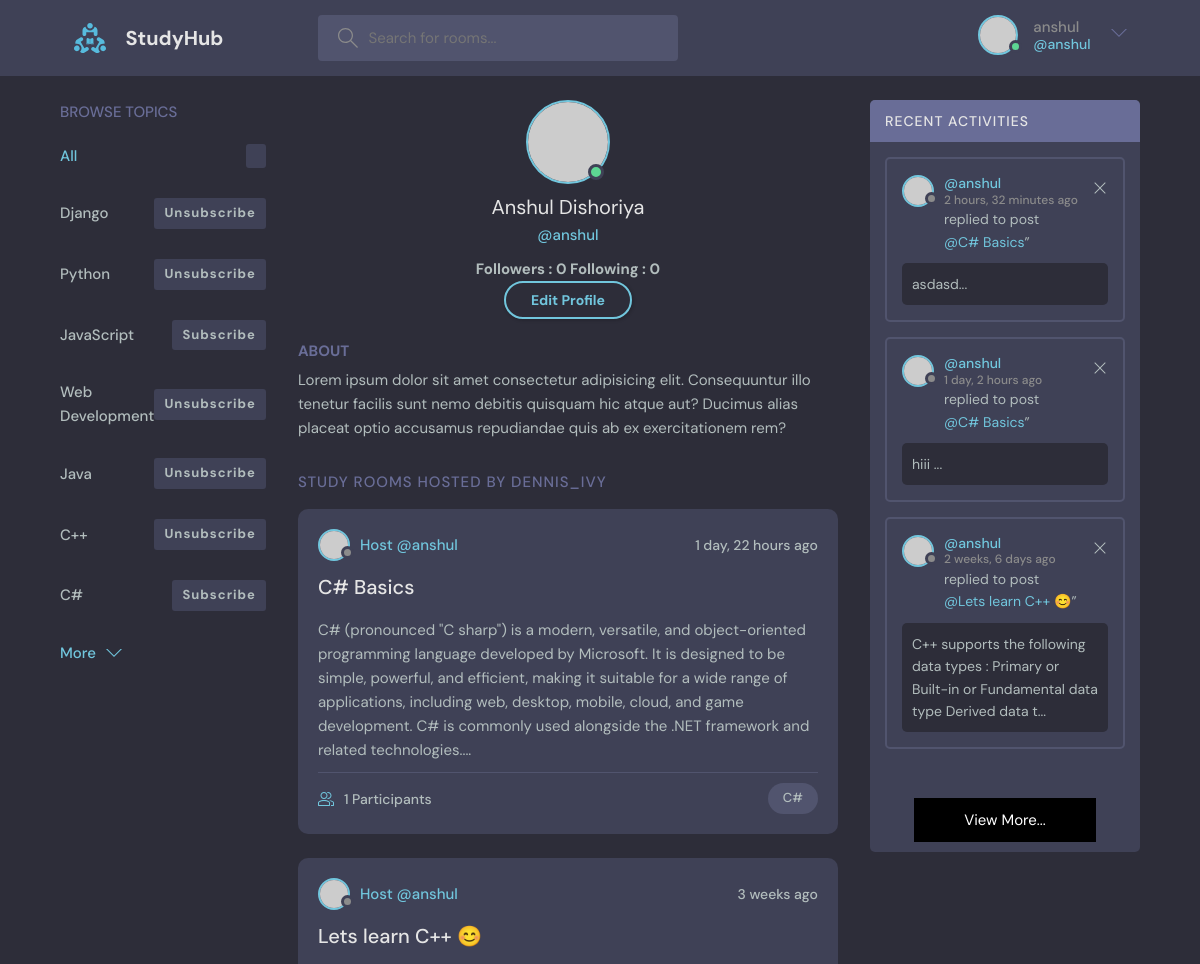
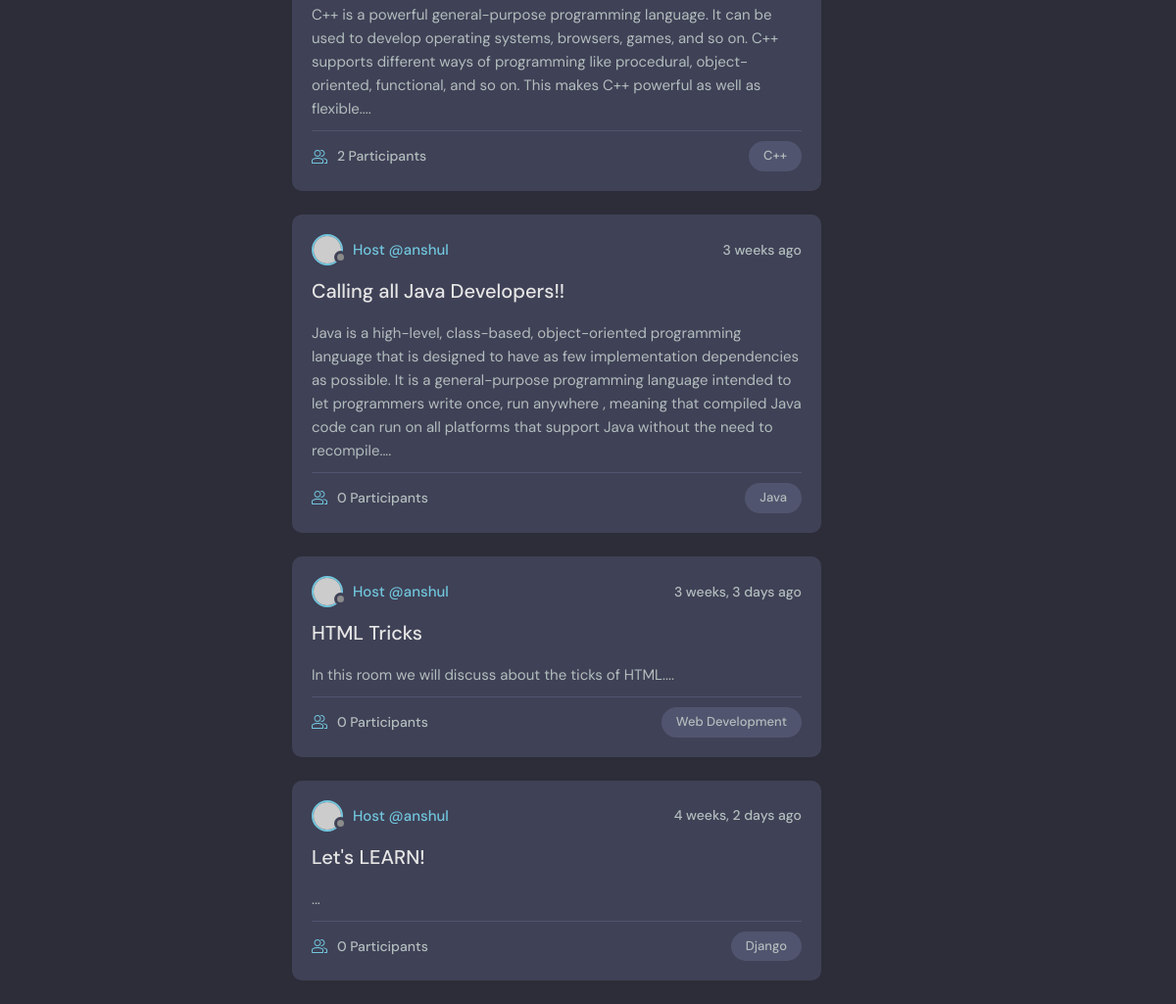
Page /user-profile/2 (signed in) on the committed database (2 pictures, top to bottom).
### base/models.py (models this page shows, shortened)
class Topic(models.Model):
    name = models.CharField(max_length=100)
    subscribe  = models.ManyToManyField(User, related_name='subscribe', blank=True)
    def __str__(self):
        return self.name

class Room(models.Model):
    host = models.ForeignKey(User , on_delete=models.SET_NULL , null=True)
    topic =models.ForeignKey(Topic , on_delete=models.SET_NULL , null=True )
    name = models.CharField(max_length=200)
    description = models.TextField(null=True , blank=True)
    participants = models.ManyToManyField(User , related_name='participants' ,blank=True)
    updated = models.DateTimeField(auto_now=True)
    created = models.DateTimeField(auto_now_add=True)
    class Meta:
        ordering = ['-updated' , '-created']

class Message(models.Model):
    user = models.ForeignKey( User, on_delete=models.CASCADE)
    room =  models.ForeignKey(Room , on_delete=models.CASCADE)
    body = models.TextField()
    updated = models.DateTimeField(auto_now=True)
    created = models.DateTimeField(auto_now_add=True)
    likes = models.ManyToManyField(User , related_name='likes' ,blank=True)
    class Meta:
        ordering = ['-updated' , '-created']
    def __str__(self):
        return self.body[:100]

### base/views.py (the view)
def userProfile(request , pk):# here pk = primary key to identify the user
    user = User.objects.get(id=pk)
    rooms = user.room_set.all()
    user_followers = UserFollowers.objects.filter(myFollower=user)
    user_followings = UserFollowing.objects.filter(myFollowing=user)
    is_following = True if UserFollowing.objects.filter(myFollowing=request.user , following=user) else False
    room_messages = user.message_set.all()
    context = {'user':user , 'rooms':rooms ,'is_following' :is_following,
        'room_messages':room_messages , 'user_followers':user_followers ,
          'user_followings':user_followings }
    get_topics(request , context)
    return render(request , 'base/profile.html' ,context)

### base/utils.py (called while the page is built)
def get_topics(request , context ,topics=None):
    all_topics = topics if topics else Topic.objects.all()[:7]
    topics = {}
    for tpc in all_topics:
        topics[tpc.id] = {'name':tpc ,'is_subscribed':False}
        if request.user.is_authenticated and tpc.subscribe.filter(id=request.user.id):
            topics[tpc.id]['is_subscribed'] = True
    context['topics']=topics

### base/templates/base/profile.html (shortened to what this page needs)
{% extends 'main.html' %}
{% block content %}
<main class="profile-page layout layout--3">
    <div class="container">
        {% include 'base/topics_component.html' %}
        <div class="roomList">
            <div class="profile">
                <div class="profile__avatar">
                    <div class="avatar avatar--large active">
                        <img src="https://randomuser.me/api/portraits/men/11.jpg" />
                    </div>
                </div>
                <div class="profile__info">
                    <h3>{{user.first_name}} {{user.last_name}}</h3>
                    <p>@{{user.username}}</p>
                    <h4>Followers : {{user_followers.count}}      Following : {{user_followings.count}}</h4>
                    {% if user == request.user %}
                        <a href="{% url 'update-user' %}" class="btn btn--main btn--pill">Edit Profile</a>
                    {% endif %}
                </div>
                <div class="profile__about">
                    <h3>About</h3>
                    <p>
                        Lorem ipsum dolor sit amet consectetur adipisicing elit. Consequuntur illo tenetur
                        facilis sunt nemo debitis quisquam hic atque aut? Ducimus alias placeat optio
                        accusamus repudiandae quis ab ex exercitationem rem?
                    </p>
                </div>
            </div>
            <div class="roomList__header">
                <div>
                    <h2>Study Rooms Hosted by dennis_ivy</a>
                    </h2>
                </div>
            </div>
            {% include 'base/feed_component.html' %}
        </div>
        {% include 'base/activity_component.html' %}
    </div>
</main>
{% endblock content %}

### templates/navbar.html (shortened to what this page needs)
{% load static %}
<header class="header header--loggedIn">
    <div class="container">
      <a href="{% url 'home' %}" class="header__logo">
        <img src="{% static 'images/logo.svg' %}" />
        <h1>StudyHub</h1>
      </a>
      <form class="header__search" method="POST" action="{% url 'home' %}" >
        <label>
          <input type="text" name="q" placeholder="Search for rooms..." />
        </label>
      </form>
      <nav class="header__menu">
        {% if request.user.is_authenticated  %}
        <div class="header__user">
          <a href="{% url 'user-profile' request.user.id %}">
            <div class="avatar avatar--medium active">
              <img src="https://randomuser.me/api/portraits/men/37.jpg" />
            </div>
            <p>{{request.user.username}}<span>@{{request.user.username}}</span></p>
          </a>
          <button class="dropdown-button">
            <svg version="1.1" xmlns="http://www.w3.org/2000/svg" width="32" height="32" viewBox="0 0 32 32">
              <title>chevron-down</title>
              <path d="M16 21l-13-13h-3l16 16 16-16h-3l-13 13z"></path>
            </svg>
          </button>
        </div>
        {% endif %}
      </nav>
    </div>
  </header>

### base/templates/base/topics_component.html (shortened to what this page needs)
<div class="topics">
  <div class="topics__header">
    <h2>Browse Topics</h2>
  </div>
  <ul class="topics__list">
    <li class="flex">
      <a href="{% url 'home' %}" class="active">All <span>{{topics.count}}</span></a>
    </li>
    {% for topic_id , topic_data in topics.items %}
      <li style="display: flex; justify-content: space-between; align-items: center;">
        <a href="{% url 'home' %}?q={{topic_data.name}}" style="text-decoration: none;">{{topic_data.name}} {{topic_data.room_set.all.count}}</a>
        <a  href="{% url 'subscribe-topic' topic_id %}" style="text-decoration: none;">
          <span>
            {% if topic_data.is_subscribed %}
              Unsubscribe
            {% else %}
              Subscribe
            {% endif %}
        </span></a>
      </li>
    {% endfor %}
  </ul>
  <a class="btn btn--link" href="{% url 'browse-topics' %}">
    More
    <svg
      version="1.1"
      xmlns="http://www.w3.org/2000/svg"
      width="32"
      height="32"
      viewBox="0 0 32 32"
    >
      <title>chevron-down</title>
      <path d="M16 21l-13-13h-3l16 16 16-16h-3l-13 13z"></path>
    </svg>
  </a>
</div>

### base/templates/base/feed_component.html (shortened to what this page needs)
{% for room in rooms %}
<div class="roomListRoom">
  <div class="roomListRoom__header">
    <a href="{% url 'user-profile' room.host.id %}" class="roomListRoom__author">
      <div class="avatar avatar--small">
        <img src="https://randomuser.me/api/portraits/women/11.jpg" />
      </div>
      <span>Host @{{room.host.username}}</span>
    </a>
    <div class="roomListRoom__actions">
      <span>{{room.created|timesince}} ago</span>
    </div>
  </div>
  <div class="roomListRoom__content">
    <a href="{% url 'room' room.id %}">{{room.name}}</a>
    <p>
      {{room.description}}...
    </p>
  </div>
  <div class="roomListRoom__meta">
    <a href="{% url 'room' room.id %}" class="roomListRoom__joined">
      {{room.participants.all.count}} Participants
    </a>
    <p class="roomListRoom__topic">{{room.topic.name}}</p>
  </div>
</div>
{% endfor %}

### base/templates/base/activity_component.html
<div class="activities">
  <div class="activities__header">
    <h2>Recent Activities</h2>
  </div>
  {% for message in room_messages %}
  <div class="activities__box">
    <div class="activities__boxHeader roomListRoom__header">
      <a href="{% url 'user-profile'  message.user.id %}" class="roomListRoom__author">
        <div class="avatar avatar--small">
          <img src="https://randomuser.me/api/portraits/women/11.jpg" />
        </div>
        <p>
          @{{message.user.username}}
          <span>{{message.created|timesince}} ago</span>
        </p>
      </a>
      {% if request.user == message.user %}
      <div class="roomListRoom__actions">
        <a href="{% url 'delete-message' message.id%}">
          <svg
            version="1.1"
            xmlns="http://www.w3.org/2000/svg"
            width="32"
            height="32"
            viewBox="0 0 32 32"
          >
            <title>remove</title>
            <path
              d="M27.314 6.019l-1.333-1.333-9.98 9.981-9.981-9.981-1.333 1.333 9.981 9.981-9.981 9.98 1.333 1.333 9.981-9.98 9.98 9.98 1.333-1.333-9.98-9.98 9.98-9.981z"
            ></path>
          </svg>
        </a>
      </div>
      {% endif %}
    </div>
    <div class="activities__boxContent">
      <p>
        replied to post <a href="{% url 'room' message.room.id %}">@{{message.room.name}}</a
        >”
      </p>
      <div class="activities__boxRoomContent">
        {{message}}...
      </div>
    </div>
  </div>
  {% endfor %}
  <br>
  <div class="header__user" style="display: grid ; place-items: center;">
    <a style="display: block; margin: 10px auto; padding: 10px 50px 10px 50px; background-color: black; color: #fff; balck; cursor: pointer;"
     href="{% url 'recent-activity' %}"> View More...
    </a>
  </div>
</div>

### rows in the picture
Topic: name "Django", shows "Unsubscribe"
Topic: name "Python", shows "Unsubscribe"
Topic: name "JavaScript", shows "Subscribe"
Topic: name "Web Development", shows "Unsubscribe"
Topic: name "Java", shows "Unsubscribe"
Topic: name "C++", shows "Unsubscribe"
Topic: name "C#", shows "Subscribe"
Room: host.username "anshul", created "1 day, 22 hours", name "C# Basics", description "C# (pronounced \"C sharp\") is a modern, versatile, and object-oriented programming language developed by Microsoft. It is designed to be simple, powerful, and efficient, making it suitable for a wide range of applications, including web, desktop, mobile, cloud, and game development. C# is commonly used alongside the .NET framework and related technologies.", participants.all.count "1", topic.name "C#"
Room: host.username "anshul", created "3 weeks", name "Lets learn C++ 😊", description "C++ is a powerful general-purpose programming language. It can be used to develop operating systems, browsers, games, and so on. C++ supports different ways of programming like procedural, object-oriented, functional, and so on. This makes C++ powerful as well as flexible.", participants.all.count "2", topic.name "C++"
Room: host.username "anshul", created "3 weeks", name "Calling all Java Developers!!", description "Java is a high-level, class-based, object-oriented programming language that is designed to have as few implementation dependencies as possible. It is a general-purpose programming language intended to let programmers write once, run anywhere , meaning that compiled Java code can run on all platforms that support Java without the need to recompile.", participants.all.count "0", topic.name "Java"
Room: host.username "anshul", created "3 weeks, 3 days", name "HTML Tricks", description "In this room we will discuss about the ticks of HTML.", participants.all.count "0", topic.name "Web Development"
Room: host.username "anshul", created "4 weeks, 2 days", name "Let's LEARN!", participants.all.count "0", topic.name "Django"
Message: user.username "anshul", created "2 hours, 32 minutes", room.name "C# Basics", body "asdasd"
Message: user.username "anshul", created "1 day, 2 hours", room.name "C# Basics", body "hiii"
Message: user.username "anshul", created "2 weeks, 6 days", room.name "Lets learn C++ 😊", body "C++ supports the following data types : Primary or Built-in or Fundamental data type Derived data t"

### other values in the picture
{{ request.user.username }} "anshul"
{{ user.first_name }} "Anshul"
{{ user.last_name }} "Dishoriya"
{{ user.username }} "anshul"
{{ user_followers.count }} "0"
{{ user_followings.count }} "0"
